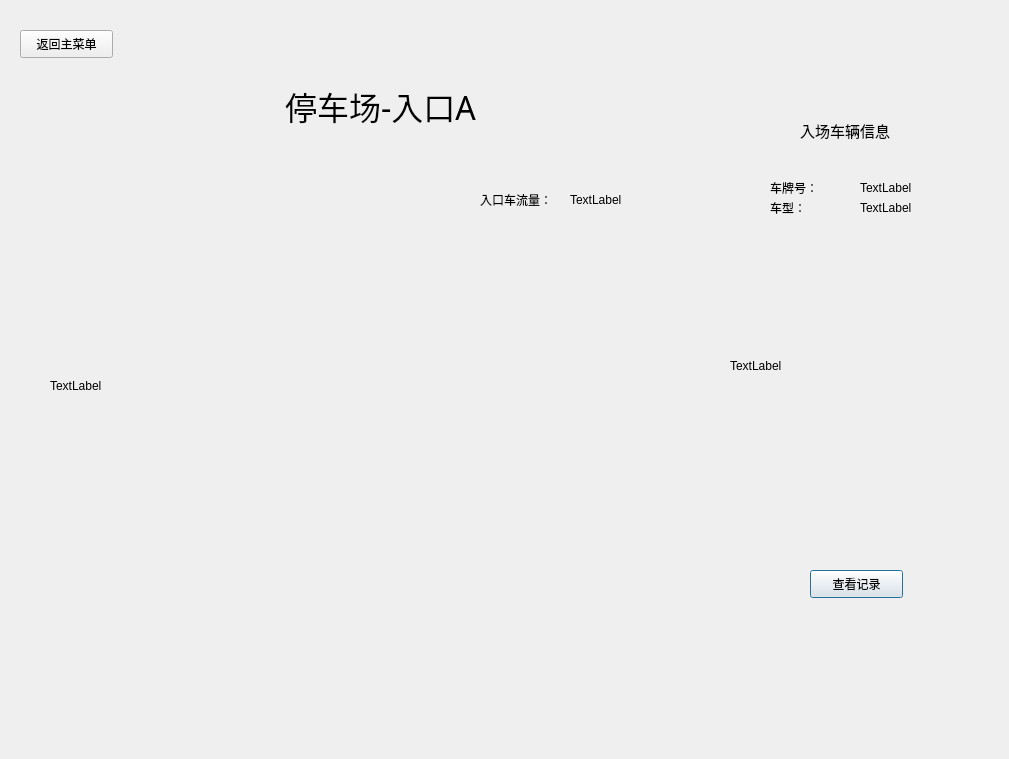
<?xml version="1.0" encoding="UTF-8"?>
<ui version="4.0">
 <class>dialog</class>
 <widget class="QDialog" name="dialog">
  <property name="geometry">
   <rect>
    <x>0</x>
    <y>0</y>
    <width>1009</width>
    <height>759</height>
   </rect>
  </property>
  <property name="windowTitle">
   <string>Dialog</string>
  </property>
  <property name="styleSheet">
   <string notr="true">#dialog {background-image: url(:/back1.png)}</string>
  </property>
  <widget class="QLabel" name="label_1">
   <property name="geometry">
    <rect>
     <x>250</x>
     <y>60</y>
     <width>261</width>
     <height>91</height>
    </rect>
   </property>
   <property name="font">
    <font>
     <family>黑体</family>
     <pointsize>24</pointsize>
    </font>
   </property>
   <property name="layoutDirection">
    <enum>Qt::LeftToRight</enum>
   </property>
   <property name="text">
    <string>停车场-入口A</string>
   </property>
   <property name="alignment">
    <set>Qt::AlignCenter</set>
   </property>
  </widget>
  <widget class="QLabel" name="video1">
   <property name="geometry">
    <rect>
     <x>50</x>
     <y>170</y>
     <width>611</width>
     <height>431</height>
    </rect>
   </property>
   <property name="text">
    <string>TextLabel</string>
   </property>
  </widget>
  <widget class="QLabel" name="video2">
   <property name="geometry">
    <rect>
     <x>730</x>
     <y>80</y>
     <width>231</width>
     <height>571</height>
    </rect>
   </property>
   <property name="text">
    <string>TextLabel</string>
   </property>
  </widget>
  <widget class="QPushButton" name="pushButton">
   <property name="geometry">
    <rect>
     <x>810</x>
     <y>570</y>
     <width>93</width>
     <height>28</height>
    </rect>
   </property>
   <property name="text">
    <string>查看记录</string>
   </property>
  </widget>
  <widget class="QLabel" name="carnum1">
   <property name="geometry">
    <rect>
     <x>570</x>
     <y>190</y>
     <width>71</width>
     <height>20</height>
    </rect>
   </property>
   <property name="text">
    <string>TextLabel</string>
   </property>
  </widget>
  <widget class="QLabel" name="label_3">
   <property name="geometry">
    <rect>
     <x>480</x>
     <y>190</y>
     <width>91</width>
     <height>20</height>
    </rect>
   </property>
   <property name="text">
    <string>入口车流量：</string>
   </property>
  </widget>
  <widget class="QLabel" name="label_4">
   <property name="geometry">
    <rect>
     <x>800</x>
     <y>120</y>
     <width>141</width>
     <height>21</height>
    </rect>
   </property>
   <property name="font">
    <font>
     <family>黑体</family>
     <pointsize>11</pointsize>
    </font>
   </property>
   <property name="text">
    <string>入场车辆信息</string>
   </property>
  </widget>
  <widget class="QLabel" name="carnum2">
   <property name="geometry">
    <rect>
     <x>860</x>
     <y>180</y>
     <width>101</width>
     <height>16</height>
    </rect>
   </property>
   <property name="text">
    <string>TextLabel</string>
   </property>
  </widget>
  <widget class="QLabel" name="label">
   <property name="geometry">
    <rect>
     <x>770</x>
     <y>180</y>
     <width>72</width>
     <height>15</height>
    </rect>
   </property>
   <property name="text">
    <string>车牌号：</string>
   </property>
  </widget>
  <widget class="QLabel" name="label_2">
   <property name="geometry">
    <rect>
     <x>770</x>
     <y>200</y>
     <width>72</width>
     <height>15</height>
    </rect>
   </property>
   <property name="text">
    <string>车型：</string>
   </property>
  </widget>
  <widget class="QLabel" name="label_5">
   <property name="geometry">
    <rect>
     <x>860</x>
     <y>200</y>
     <width>91</width>
     <height>16</height>
    </rect>
   </property>
   <property name="text">
    <string>TextLabel</string>
   </property>
  </widget>
  <widget class="QPushButton" name="backButton">
   <property name="geometry">
    <rect>
     <x>20</x>
     <y>30</y>
     <width>93</width>
     <height>28</height>
    </rect>
   </property>
   <property name="text">
    <string>返回主菜单</string>
   </property>
  </widget>
 </widget>
 <resources>
  <include location="../data/background_image.qrc"/>
 </resources>
 <connections>
  <connection>
   <sender>pushButton</sender>
   <signal>clicked()</signal>
   <receiver>dialog</receiver>
   <slot>check_button_clicked()</slot>
   <hints>
    <hint type="sourcelabel">
     <x>856</x>
     <y>583</y>
    </hint>
    <hint type="destinationlabel">
     <x>504</x>
     <y>379</y>
    </hint>
   </hints>
  </connection>
  <connection>
   <sender>backButton</sender>
   <signal>clicked()</signal>
   <receiver>dialog</receiver>
   <slot>back_to()</slot>
   <hints>
    <hint type="sourcelabel">
     <x>66</x>
     <y>43</y>
    </hint>
    <hint type="destinationlabel">
     <x>504</x>
     <y>379</y>
    </hint>
   </hints>
  </connection>
 </connections>
 <slots>
  <slot>check_button_clicked()</slot>
  <slot>back_to()</slot>
 </slots>
</ui>
